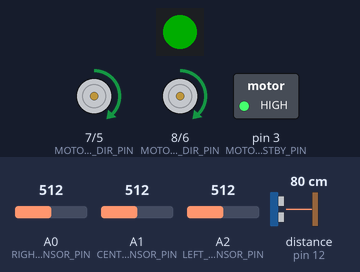
Bench run of a sketch on a simulated Arduino Uno, built with avr-gcc and run on an emulated ATmega328P. Parts: 1 RGB LEDs in strip order, left to right, direction and speed pins drawn as motors (green arrow = direction pin HIGH = forward, orange = LOW = backward, longer = more drive, stopped while the standby pin is LOW), switched loads named in the sketch (green lamp = pin HIGH). Wiring (inferred from the names in the program): ultrasonic range finder: trigger pin 13; echo pin 12. The test bench sets the inputs (shaded band); at power-on: distance to the obstacle (sensor on pin 12) 80 cm, A1 (CENTER_SENSOR_PIN) = 512, A2 (LEFT_SENSOR_PIN) = 512, A0 (RIGHT_SENSOR_PIN) = 512. The echo pulse lasts 58.3 µs per cm; dim RGB values are drawn brighter than linear; pins used as bus, display or sensor lines are not drawn; what the sketch prints to the serial monitor is not drawn.

Above: at 1.2 s.
1.3 s: distance to the obstacle (sensor on pin 12) set to 11 cm
4.3 s: distance to the obstacle (sensor on pin 12) set to 8 cm
At 5.5 s:
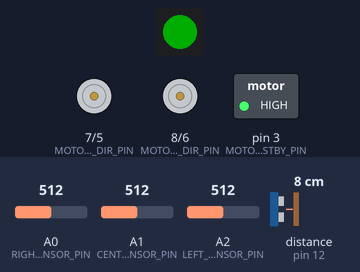
5.8 s: distance to the obstacle (sensor on pin 12) set to 18 cm
At 6.5 s:
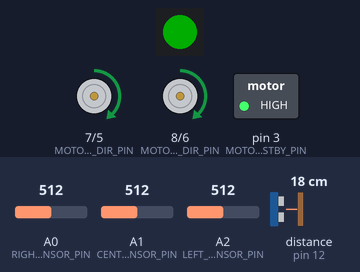
7.3 s: A1 (CENTER_SENSOR_PIN) set to 491
At 7.8 s:
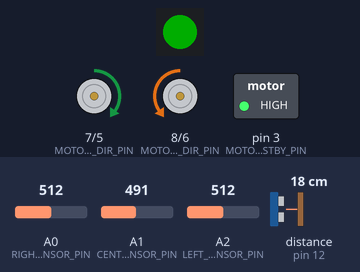
8.8 s: A2 (LEFT_SENSOR_PIN) set to 492
At 10.0 s:
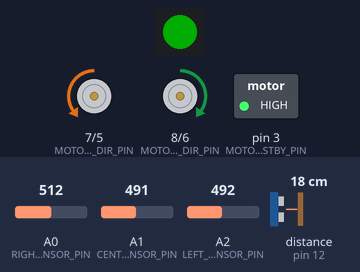
10.3 s: A0 (RIGHT_SENSOR_PIN) set to 490
At 11.7 s:
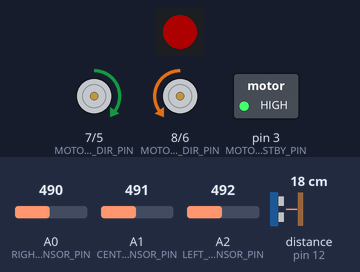
Timing chart, 0 to 14.3 s (numbered marks = the images above; inputs shaded):
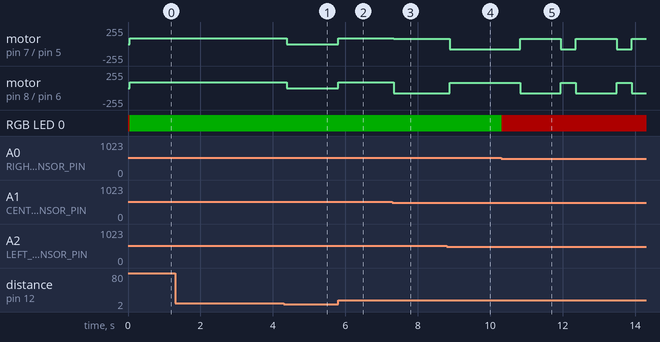

The sketch:

prueba_tiempos_turn_right_then_left.ino
```cpp
// Combined Test Sketch: Verifies motor movement functions and ultrasonic sensor interaction.
#include <FastLED.h>

// --- PIN DEFINITIONS ---
// Ultrasonic Sensor Pins
#define TRIG_PIN 13
#define ECHO_PIN 12

#define LEFT_SENSOR_PIN A2
#define CENTER_SENSOR_PIN A1
#define RIGHT_SENSOR_PIN A0

#define LED_PIN 2
#define NUM_LEDS 1
#define LED_BRIGHTNESS 50

// Motor Driver Pins (assuming an L298N-type driver)
#define MOTOR_STBY_PIN 3
#define MOTOR_A_DIR_PIN 7
#define MOTOR_A_SPEED_PIN 5 // PWM for speed
#define MOTOR_B_DIR_PIN 8
#define MOTOR_B_SPEED_PIN 6 // PWM for speed

CRGB leds[NUM_LEDS];

// --- CONSTANTS ---
const int BASE_SPEED = 90;
const int TURN_SPEED = 80;
const int LINE_THRESHOLD = 500;
const int STOP_DISTANCE_CM = 8;     // Obstacle threshold: stop if distance is <= 8 cm
const int LOOP_DELAY_MS = 100;      // Delay between sensor readings/actions

int leftSensor, centerSensor, rightSensor;
bool lineDetected = false;

// --- GLOBAL VARIABLE ---
long obstacleDistance;
long timeLineLost = 0; // Global variable to track when the line was lost for the search pattern


void readSensors() {
    leftSensor = analogRead(LEFT_SENSOR_PIN);
    centerSensor = analogRead(CENTER_SENSOR_PIN);
    rightSensor = analogRead(RIGHT_SENSOR_PIN);

    bool previousLineState = lineDetected;
    lineDetected = (leftSensor > LINE_THRESHOLD) ||
                   (centerSensor > LINE_THRESHOLD) ||
                   (rightSensor > LINE_THRESHOLD);

    if (lineDetected) {
        setLedColor(0, 255, 0);
    } else {
        setLedColor(255, 0, 0);
    }

    if (previousLineState && !lineDetected) {
        Serial.println("LINE_LOST");
    } else if (!previousLineState && lineDetected) {
        Serial.println("LINE_FOUND");
    }
}

void followLine() {
    if (centerSensor > LINE_THRESHOLD) {
        moveForward(BASE_SPEED);
        timeLineLost = 0;
    } else if (leftSensor > LINE_THRESHOLD) {
        turnLeft();
        timeLineLost = 0;
    } else if (rightSensor > LINE_THRESHOLD) {
        turnRight();
        timeLineLost = 0;
    } else {
        if (timeLineLost == 0) {
            timeLineLost = millis();
        }
        lineLost();
        Serial.println("LINE_SEARCH_NEEDED");
    }
}

void lineLost() {
    long currentTime = millis();
    long elapsedTime = currentTime - timeLineLost;

    // Gira a la derecha durante los primeros 500 ms
    if (elapsedTime < 500) {
        turnRight();
    }
    // Luego, gira a la izquierda durante los siguientes 1000 ms (hasta 1500 ms en total)
    else if (elapsedTime < 1500) {
        turnLeft();
    }
    // Si han pasado 1500 ms (0.5s Derecha + 1s Izquierda) y la línea sigue perdida, reinicia el patrón
    else {
        timeLineLost = currentTime; // Reinicia el tiempo para comenzar la búsqueda a la derecha de nuevo
    }
}

void turnLeft() {
    digitalWrite(MOTOR_A_DIR_PIN, HIGH);
    digitalWrite(MOTOR_B_DIR_PIN, LOW);
    analogWrite(MOTOR_A_SPEED_PIN, TURN_SPEED);
    analogWrite(MOTOR_B_SPEED_PIN, TURN_SPEED);
}

void turnRight() {
    digitalWrite(MOTOR_A_DIR_PIN, LOW);
    digitalWrite(MOTOR_B_DIR_PIN, HIGH);
    analogWrite(MOTOR_A_SPEED_PIN, TURN_SPEED);
    analogWrite(MOTOR_B_SPEED_PIN, TURN_SPEED);
}

void moveForward(int speed) {
    // Set both motors to move in the forward direction
    digitalWrite(MOTOR_A_DIR_PIN, HIGH);
    digitalWrite(MOTOR_B_DIR_PIN, HIGH);

    // Set the speed using PWM
    analogWrite(MOTOR_A_SPEED_PIN, speed);
    analogWrite(MOTOR_B_SPEED_PIN, speed);
}

/**
 * Stops all motor movement by setting PWM speed to zero.
 */
void stopMotors() {
    analogWrite(MOTOR_A_SPEED_PIN, 0);
    analogWrite(MOTOR_B_SPEED_PIN, 0);
}

void setLedColor(int r, int g, int b) {
    leds[0] = CRGB(r, g, b);
    FastLED.show();
}
// --- Ultrasonic Sensor Function ---

long getDistance() {
    // 1. Clear the trigger pin
    digitalWrite(TRIG_PIN, LOW);
    delayMicroseconds(2);

    // 2. Send a 10 microsecond HIGH pulse to the trigger pin
    digitalWrite(TRIG_PIN, HIGH);
    delayMicroseconds(10);
    digitalWrite(TRIG_PIN, LOW);

    // 3. Read the echo pin: pulseIn returns the duration of the sound wave travel
    // Set a timeout of 50ms (50000 microseconds)
    long duration = pulseIn(ECHO_PIN, HIGH, 50000);

    // 4. Calculate the distance
    // Distance = (Time * Speed of Sound (0.034 cm/µs)) / 2
    long distance = duration * 0.034 / 2;

    return distance;
}


void setup() {
    Serial.begin(9600);
    Serial.println("--- Motor & Ultrasonic Test Start ---");

    FastLED.addLeds<WS2812, LED_PIN, GRB>(leds, NUM_LEDS);
    FastLED.setBrightness(LED_BRIGHTNESS);

    // 1. Configure Motor Driver Pins
    pinMode(MOTOR_STBY_PIN, OUTPUT);
    pinMode(MOTOR_A_DIR_PIN, OUTPUT);
    pinMode(MOTOR_A_SPEED_PIN, OUTPUT);
    pinMode(MOTOR_B_DIR_PIN, OUTPUT);
    pinMode(MOTOR_B_SPEED_PIN, OUTPUT);

    // 2. Configure Ultrasonic Sensor Pins
    pinMode(TRIG_PIN, OUTPUT);
    pinMode(ECHO_PIN, INPUT);

    // 3. Enable the Motor Driver and stop motors initially
    digitalWrite(MOTOR_STBY_PIN, HIGH);
    setLedColor(255, 0, 0);
    stopMotors();
    Serial.println("System Initialized. Ready to move.");
}

void loop() {
    // 1. Read the distance
    obstacleDistance = getDistance();

    Serial.print("Distance: ");
    Serial.print(obstacleDistance);
    Serial.print(" cm. Action: ");

    readSensors();

    // 2. Implement basic obstacle avoidance logic
    if (obstacleDistance > STOP_DISTANCE_CM || obstacleDistance == 0) {
        followLine();

    } else {
        // Obstacle detected close enough to stop
        stopMotors();
        Serial.println("STOPPED (Obstacle too close!)");
        timeLineLost = 0; // Reset search time if stopped for an obstacle
    }

    // Wait for the defined interval before the next cycle
    delay(LOOP_DELAY_MS);
}
```

Measured:
- the behaviour switches between 10 and 9 cm on distance to the obstacle (sensor on pin 12) (found by bisection; images 0 and 1)
- the behaviour switches between 501 and 500 on A1 (CENTER_SENSOR_PIN) (found by bisection; images 2 and 3)
- the behaviour switches between 501 and 500 on A2 (LEFT_SENSOR_PIN) (found by bisection; images 3 and 4)
- after the input at 1.3 s, every drawn part: stays the same
- after the input at 4.3 s, motor on pin 7 (MOTOR_A_DIR_PIN) / pin 5 (MOTOR_A_SPEED_PIN), motor on pin 8 (MOTOR_B_DIR_PIN) / pin 6 (MOTOR_B_SPEED_PIN): forward 90/255 → stopped after 0.08 s
- after the input at 5.8 s, motor on pin 7 (MOTOR_A_DIR_PIN) / pin 5 (MOTOR_A_SPEED_PIN), motor on pin 8 (MOTOR_B_DIR_PIN) / pin 6 (MOTOR_B_SPEED_PIN): stopped → forward 90/255 at once
- after the input at 7.3 s, motor on pin 7 (MOTOR_A_DIR_PIN) / pin 5 (MOTOR_A_SPEED_PIN): forward 90/255 → forward 80/255 at once; motor on pin 8 (MOTOR_B_DIR_PIN) / pin 6 (MOTOR_B_SPEED_PIN): forward 90/255 → backward 80/255 at once
- after the input at 8.8 s, motor on pin 7 (MOTOR_A_DIR_PIN) / pin 5 (MOTOR_A_SPEED_PIN): forward 80/255 → backward 80/255 after 0.08 s; motor on pin 8 (MOTOR_B_DIR_PIN) / pin 6 (MOTOR_B_SPEED_PIN): backward 80/255 → forward 80/255 after 0.08 s
- after the input at 10.3 s, motor on pin 7 (MOTOR_A_DIR_PIN) / pin 5 (MOTOR_A_SPEED_PIN): alternates forward 80/255 for 1.1 s and backward 80/255 for 0.41 s, starting after 0.52 s; motor on pin 8 (MOTOR_B_DIR_PIN) / pin 6 (MOTOR_B_SPEED_PIN): alternates forward 80/255 for 0.41 s and backward 80/255 for 1.1 s, starting after 0.52 s
